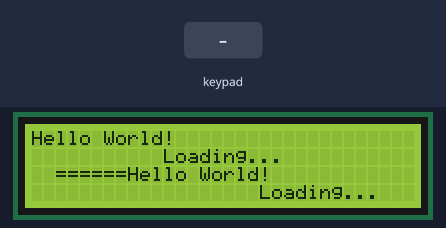
Recording of a sketch running on a simulated Arduino Uno, built with avr-gcc and run on an emulated ATmega328P. Shown: 32×4 character LCD. The test bench sets the inputs (shaded band). What the sketch prints to the serial monitor is not drawn.

Above: at 0.6 s.
At 4.0 s:
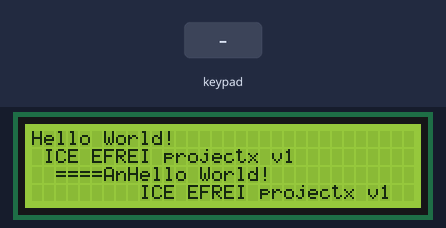
4.1 s: key '1' pressed
6.6 s: keypad keys 9 8 7 6 pressed 0.4 s apart
At 14.1 s:
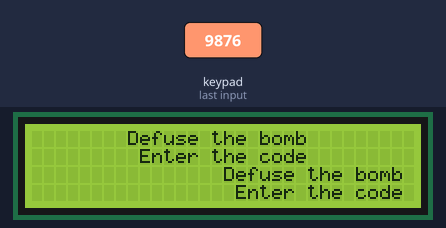
14.5 s: key '2' pressed
16.0 s: keypad keys 9 8 7 6 # pressed 0.4 s apart
At 19.0 s:
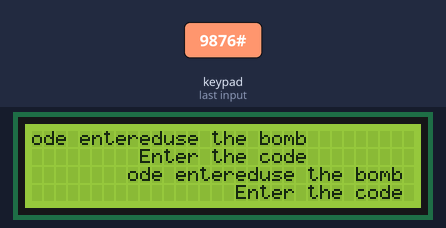
Timing chart, 0 to 20.5 s (numbered marks = the images above; inputs shaded):
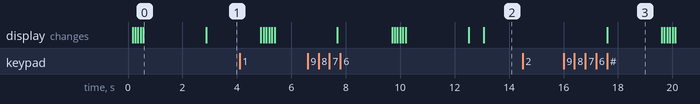

The sketch:

escapebox.ino
```cpp
#include <LiquidCrystal.h>
#include <Keypad.h>

// Keypad
const int ROW_NUM = 4;    // four rows
const int COLUMN_NUM = 4; // four columns

char keys[ROW_NUM][COLUMN_NUM] = {
    {'1', '2', '3', 'A'},
    {'4', '5', '6', 'B'},
    {'7', '8', '9', 'C'},
    {'*', '0', '#', 'D'}};

byte pin_rows[ROW_NUM] = {9, 8, 7, 6};      // connect to the row pinouts of the keypad
byte pin_column[COLUMN_NUM] = {5, 4, 3, 2}; // connect to the column pinouts of the keypad

Keypad keypad = Keypad(makeKeymap(keys), pin_rows, pin_column, ROW_NUM, COLUMN_NUM);

char listenKeypad()
{
    char key = keypad.waitForKey();
    if (key)
    {
        Serial.println(key);
    }
    return key;
}
int getFromTo(int min, int max)
{
    int value = -1;
    do
    {
        char key = listenKeypad();
        if (key)
        {
            value = key - '0';
        }
    } while (value < min || value > max);
    return value;
}
int getNumberOrStar()
{
    int value = -1;
    do
    {
        char key = listenKeypad();
        if (key)
        {
            value = key - '0';
        }
    } while (value < 0 || value > 9 || value == -6);
    return value;
}
char getChar()
{
    char value = '\0';
    do
    {
        char key = listenKeypad();
        if (key)
        {
            value = key;
        }
    } while (value == '\0');
    return value;
}
char getKeyIfPressed()
{
    char key = keypad.getKey();
    if (key)
    {
        Serial.println(key);
    }
    return key;
}

// LCD Pins
#define LCD_RS 8
#define LCD_EN 9
#define LCD_D4 4
#define LCD_D5 5
#define LCD_D6 6
#define LCD_D7 7

// LCD Dimensions
#define LCD_COLS 32
#define LCD_ROWS 4

LiquidCrystal lcd(LCD_RS, LCD_EN, LCD_D4, LCD_D5, LCD_D6, LCD_D7);

void printCentered(String text, int row)
{
    Serial.println(text);
    int len = text.length();
    int pos = (LCD_COLS - len) / 2;
    lcd.setCursor(pos, row);
    lcd.print(text);
}

void printAt(String text, int row, int col)
{
    Serial.println(text);
    lcd.setCursor(col, row);
    lcd.print(text);
}

void printTwoColumns(String text1, String text2, int row)
{
    printAt(text1, row, 0);
    printAt(text2, row, LCD_COLS / 2);
}

void cleanLCD()
{
    lcd.clear();
}

void loadingBarWithTitle(String title)
{
    printCentered(title, 1);
    for (int i = 2; i < LCD_COLS - 2; i++)
    {
        lcd.setCursor(i, 2);
        lcd.print("=");
        delay(100);
    }
}

// EscapeBox
#define CODE_SIZE 6

String millisToString(unsigned long millis)
{
    int milliseconds = millis % 1000;
    int seconds = millis / 1000;
    int minutes = seconds / 60;
    int hours = minutes / 60;

    String time = "";
    if (hours < 10)
    {
        time += "0";
    }
    time += String(hours) + ":";
    if (minutes < 10)
    {
        time += "0";
    }
    time += String(minutes) + ":";
    if (seconds < 10)
    {
        time += "0";
    }
    time += String(seconds);
    if (milliseconds < 100)
    {
        time += "0";
    }
    if (milliseconds < 10)
    {
        time += "0";
    }
    time += String(milliseconds);

    return time;
}

// EscapeBox gameplays
const int gameplaysCount = 1;
String gameplays[] = {"Numpad"};

// EscapeBoxMachine class
class EscapeBoxMachine
{
    /**
     * _state:
     * 0 : credits
     * 1 : main menu
     * 2 : gameplay initialization
     * 3 : game started
     */
public:
    void printOnLCD(String text, int row)
    {
        printCentered(text, row);
    }

    void initialize()
    {
        loadState(0);
        _timer = 0;
    }

    void update()
    {
        switch (_state)
        {
        case 0:
            displayCredits();
            break;
        case 1:
            displayMainMenu();
            break;
        case 2:
            initGameplays();
            break;
        case 3:
            updateGameplay();
            break;
        }
    }

private:
    int _state;
    int _gameplayIndex;

    int _timer; // time in milliseconds until the bomb explodes
    char _defuse_code[CODE_SIZE];

    unsigned long _previous_time;

    int _code_current_index = 0;
    char _defusing_code[CODE_SIZE];

    void loadState(int state)
    {
        _state = state;
        loadingBarWithTitle("Loading...");
    }
    void initGameplays()
    {
        initTimer();

        switch (_gameplayIndex)
        {
        case 0:
            initNumpadGameplay();
            break;
        case 1:
            break;
        }

        loadState(3);
    }
    void initTimer()
    {
        int time[4] = {0, 0, 0, 0}; // HH:MM

        int i = 0;
        while (i < 4)
        {
            cleanLCD();
            printCentered("Set time", 1);
            printCentered(String(time[0]) + String(time[1]) + ":" + String(time[2]) + String(time[3]), 2);
            time[i] = getNumberOrStar();
            if (time[i] < 0)
            {
                time[i] = 0;
                if (i > 0)
                {
                    i--;
                    time[i] = 0;
                }
            }
            else
            {
                i++;
            }
        }

        _timer = ((time[0] * 10 + time[1]) * 60 + (time[2] * 10 + time[3])) * 1000;
    }
    void updateGameplay()
    {
        unsigned long current_time = millis();

        if (current_time - _previous_time < 10)
        {
            _timer -= current_time - _previous_time;
        }

        switch (_gameplayIndex)
        {
        case 0:
            updateNumpadGameplay();
            break;
        default:
            break;
        }

        _previous_time = current_time;
    }

    /**
     * Display the credits
     * State 0
     */
    void displayCredits()
    {
        printCentered("EscapeBox v1", 1);
        printCentered("An ICE EFREI project", 2);

        delay(2000);
        cleanLCD();

        loadState(1);
    }

    /**
     * Display the main menu
     * State 1
     */
    void displayMainMenu()
    {
        printCentered("Select gameplay", 0);
        // display the gameplays by columns of two with index number 1:
        // 1. lorem 2. ipsum
        // 3. dolor 4. sit
        // 5. amet 6. ...
        int lineCounter = 1;
        for (int i = 0; i < gameplaysCount; i++)
        {
            if (i % 2 == 0)
            {
                if (i + 1 < gameplaysCount)
                {
                    printTwoColumns(String(i + 1) + ". " + gameplays[i], String(i + 2) + ". " + gameplays[i + 1], lineCounter);
                }
                else
                {
                    printAt(String(i + 1) + ". " + gameplays[i], i / 2, lineCounter);
                }
                lineCounter++;
            }
        }

        delay(2000);
        cleanLCD();

        do
        {
            _gameplayIndex = getFromTo(1, gameplaysCount) - 1;
        } while (_gameplayIndex == -1);

        loadState(2);
    }

    /**
     * Gameplay: Numpad
     * State 2
     * Gameplay index: 0
     */
    void initNumpadGameplay()
    {
        if (_timer == 0)
            return;

        for (int i = 0; i < CODE_SIZE; i++)
        {
            _defuse_code[i] = '*';
            _defusing_code[i] = '*';
        }

        printCentered("Defuse the bomb", 0);
        printCentered("Enter the code", 1);

        int i = 0;
        while (i < 6)
        {
            printCentered(String(_defuse_code[0]) + String(_defuse_code[1]) + String(_defuse_code[2]) + String(_defuse_code[3]) + String(_defuse_code[4]) + String(_defuse_code[5]), 2);
            _defuse_code[i] = getChar();
            if (_defuse_code[i] == '*')
            {
                _defuse_code[i] = '*';
                if (i > 0)
                {
                    i--;
                    _defuse_code[i] = '*';
                }
            }
            else
            {
                i++;
            }
        }

        printCentered("Code entered", 3);
        delay(2000);
        cleanLCD();
    }

    /**
     * Gameplay : Numpad
     * State : 3
     * Gameplay index : 0
     */
    void updateNumpadGameplay()
    {
        if (_timer == 0)
            return;

        if (_timer <= 0)
        {
            loadState(4);
            return;
        }

        String timeLeft = millisToString(_timer);
        printTwoColumns("Time left", timeLeft, 0);

        printCentered(String(_defuse_code[0]) + String(_defuse_code[1]) + String(_defuse_code[2]) + String(_defuse_code[3]) + String(_defuse_code[4]) + String(_defuse_code[5]), 2);

        const char pressed = getKeyIfPressed();

        if (pressed != '\0')
        {
            for (int i = 0; i < CODE_SIZE - 1; i++)
            {
                _defusing_code[i] = _defusing_code[i + 1];
            }
            _defusing_code[CODE_SIZE - 1] = pressed;
            _code_current_index++;

            if (String(_defusing_code) == String(_defuse_code))
            {
                loadState(5);
                return;
            }
            else if (_code_current_index >= CODE_SIZE)
            {
                for (int i = 0; i < CODE_SIZE; i++)
                {
                    _defusing_code[i] = '*';
                }
                _code_current_index = 0;
            }
        }
    }

    /**
     * Bomb Explode
     * State 4
     */
    void gameover()
    {
        printCentered("BOOM", 1);
        printCentered("EXPLODE", 2);
        printCentered("press any key", 3);

        listenKeypad();

        cleanLCD();

        loadState(1);
    }

    /**
     * Bomb Defused
     * State 5
     */
    void defused()
    {
        printCentered("Bomb defused", 1);

        printCentered("press any key", 3);

        listenKeypad();

        cleanLCD();

        loadState(1);
    }
};

EscapeBoxMachine *ebm;

void setup()
{
    Serial.begin(9600);

    lcd.begin(LCD_COLS, LCD_ROWS);
    printAt("Hello World!", 0, 0);

    ebm = new EscapeBoxMachine();
    ebm->initialize();
}

void loop()
{
    ebm->update();
}
```

Measured:
- after the input at 6.6 s, the display: first differs from a run without the input after 6.5 s (image 2)
- after the input at 14.5 s, every drawn part: stays the same
- after the input at 16.0 s, the display: changes after 1.6 s (image 3)
- what the display in image 0 shows lasts 2.3 s, from 0.6 s to 2.9 s
